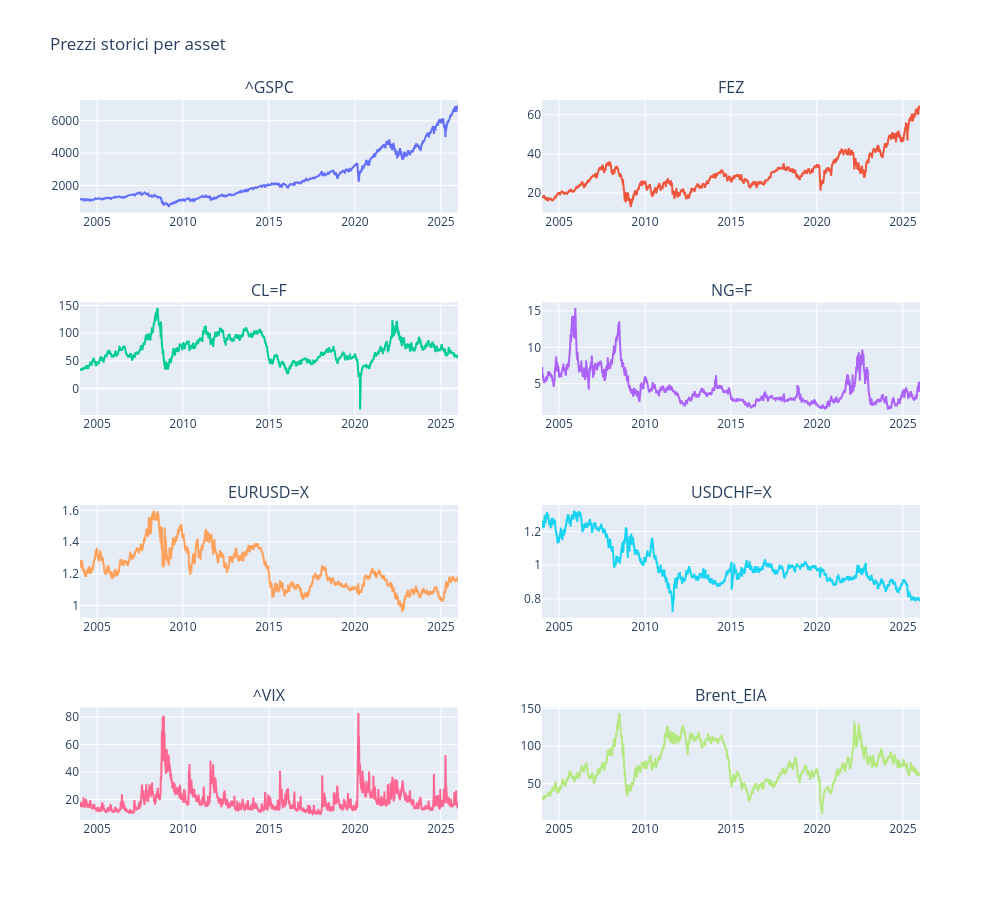

Write notebook code for a chart like this one.
### Markdown cell above
## Price evolution over time 
I plot the historical price evolution of all assets in the basket (equity, energy, FX, VIX, Brent).

The goal is to visually identify the main market stress periods (2008 financial crisis, COVID-19 2020,

2022 energy crisis), which should later emerge as distinct regimes in the HMM and change point

detection models.

### Code cell
price_cols = ["^GSPC", "FEZ", "CL=F", "NG=F", "EURUSD=X", "USDCHF=X", "^VIX", "Brent_EIA"]

fig = make_subplots(
    rows=4, cols=2,
    subplot_titles=price_cols
)

for i, col in enumerate(price_cols):
    row = i // 2 + 1
    col_pos = i % 2 + 1

    fig.add_trace(
        go.Scatter(x=df.index, y=df[col], name=col),
        row=row, col=col_pos
    )

fig.update_layout(height=900, width=1000, title="Prezzi storici per asset", showlegend=False)
fig.show()

### Figure 1 — Plotly figure (JSON) as saved in the notebook; plotly's stock layout.template omitted (floating-point values rounded to 4 significant figures; data arrays with more than 128 entries replaced by an {"elided": "..."} marker saying what was removed)
{"data": [{"name": "^GSPC", "type": "scatter", "x": {"elided": "5446 str values"}, "xaxis": "x", "y": {"elided": "5446 float values"}, "yaxis": "y"}, {"name": "FEZ", "type": "scatter", "x": {"elided": "5446 str values"}, "xaxis": "x2", "y": {"elided": "5446 float values"}, "yaxis": "y2"}, {"name": "CL=F", "type": "scatter", "x": {"elided": "5446 str values"}, "xaxis": "x3", "y": {"elided": "5446 float values"}, "yaxis": "y3"}, {"name": "NG=F", "type": "scatter", "x": {"elided": "5446 str values"}, "xaxis": "x4", "y": {"elided": "5446 float values"}, "yaxis": "y4"}, {"name": "EURUSD=X", "type": "scatter", "x": {"elided": "5446 str values"}, "xaxis": "x5", "y": {"elided": "5446 float values"}, "yaxis": "y5"}, {"name": "USDCHF=X", "type": "scatter", "x": {"elided": "5446 str values"}, "xaxis": "x6", "y": {"elided": "5446 float values"}, "yaxis": "y6"}, {"name": "^VIX", "type": "scatter", "x": {"elided": "5446 str values"}, "xaxis": "x7", "y": {"elided": "5446 float values"}, "yaxis": "y7"}, {"name": "Brent_EIA", "type": "scatter", "x": {"elided": "5446 str values"}, "xaxis": "x8", "y": {"elided": "5446 float values"}, "yaxis": "y8"}], "layout": {"annotations": [{"font": {"size": 16}, "showarrow": false, "text": "^GSPC", "x": 0.225, "xanchor": "center", "xref": "paper", "y": 1, "yanchor": "bottom", "yref": "paper"}, {"font": {"size": 16}, "showarrow": false, "text": "FEZ", "x": 0.775, "xanchor": "center", "xref": "paper", "y": 1, "yanchor": "bottom", "yref": "paper"}, {"font": {"size": 16}, "showarrow": false, "text": "CL=F", "x": 0.225, "xanchor": "center", "xref": "paper", "y": 0.7188, "yanchor": "bottom", "yref": "paper"}, {"font": {"size": 16}, "showarrow": false, "text": "NG=F", "x": 0.775, "xanchor": "center", "xref": "paper", "y": 0.7188, "yanchor": "bottom", "yref": "paper"}, {"font": {"size": 16}, "showarrow": false, "text": "EURUSD=X", "x": 0.225, "xanchor": "center", "xref": "paper", "y": 0.4375, "yanchor": "bottom", "yref": "paper"}, {"font": {"size": 16}, "showarrow": false, "text": "USDCHF=X", "x": 0.775, "xanchor": "center", "xref": "paper", "y": 0.4375, "yanchor": "bottom", "yref": "paper"}, {"font": {"size": 16}, "showarrow": false, "text": "^VIX", "x": 0.225, "xanchor": "center", "xref": "paper", "y": 0.1562, "yanchor": "bottom", "yref": "paper"}, {"font": {"size": 16}, "showarrow": false, "text": "Brent_EIA", "x": 0.775, "xanchor": "center", "xref": "paper", "y": 0.1562, "yanchor": "bottom", "yref": "paper"}], "height": 900, "showlegend": false, "title": {"text": "Prezzi storici per asset"}, "width": 1000, "xaxis": {"anchor": "y", "domain": [0, 0.45]}, "xaxis2": {"anchor": "y2", "domain": [0.55, 1]}, "xaxis3": {"anchor": "y3", "domain": [0, 0.45]}, "xaxis4": {"anchor": "y4", "domain": [0.55, 1]}, "xaxis5": {"anchor": "y5", "domain": [0, 0.45]}, "xaxis6": {"anchor": "y6", "domain": [0.55, 1]}, "xaxis7": {"anchor": "y7", "domain": [0, 0.45]}, "xaxis8": {"anchor": "y8", "domain": [0.55, 1]}, "yaxis": {"anchor": "x", "domain": [0.8438, 1]}, "yaxis2": {"anchor": "x2", "domain": [0.8438, 1]}, "yaxis3": {"anchor": "x3", "domain": [0.5625, 0.7188]}, "yaxis4": {"anchor": "x4", "domain": [0.5625, 0.7188]}, "yaxis5": {"anchor": "x5", "domain": [0.2812, 0.4375]}, "yaxis6": {"anchor": "x6", "domain": [0.2812, 0.4375]}, "yaxis7": {"anchor": "x7", "domain": [0, 0.1562]}, "yaxis8": {"anchor": "x8", "domain": [0, 0.1562]}}}
